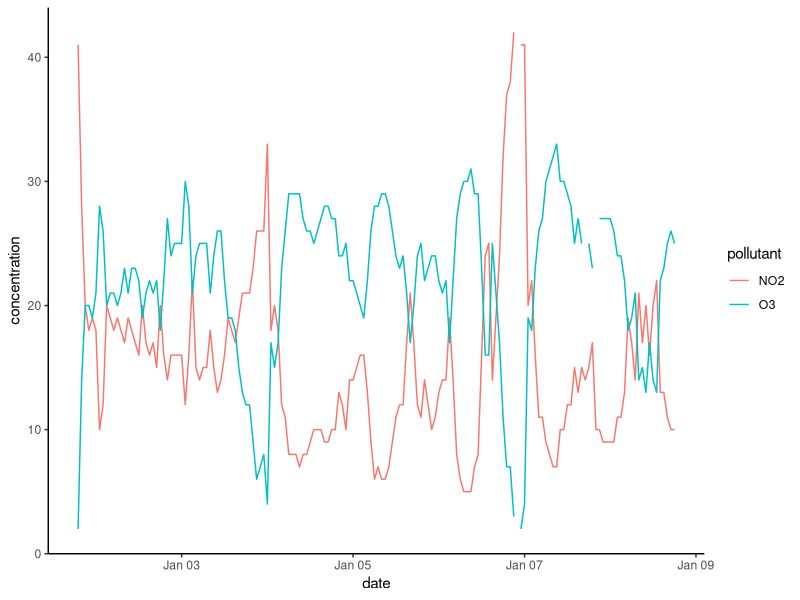

R code for this plot:
## ---- chunk 1
knitr::opts_chunk$set(echo = TRUE)
## ---- chunk 2
# Look at me go mom
x <- 2+2
x
## ---- chunk 3
library(tidyverse) 
library(knitr)
airPol <- read_csv("./data/Toronto_60433_2018_Jan2to8.csv",
                   na = "-999")
kable(airPol[1:5, ], caption = "Example table of airborn pullutant levels used for Figure 1.")


ggplot(airPol, aes(date, concentration, colour = pollutant)) +
  geom_line() +
  theme_classic()
